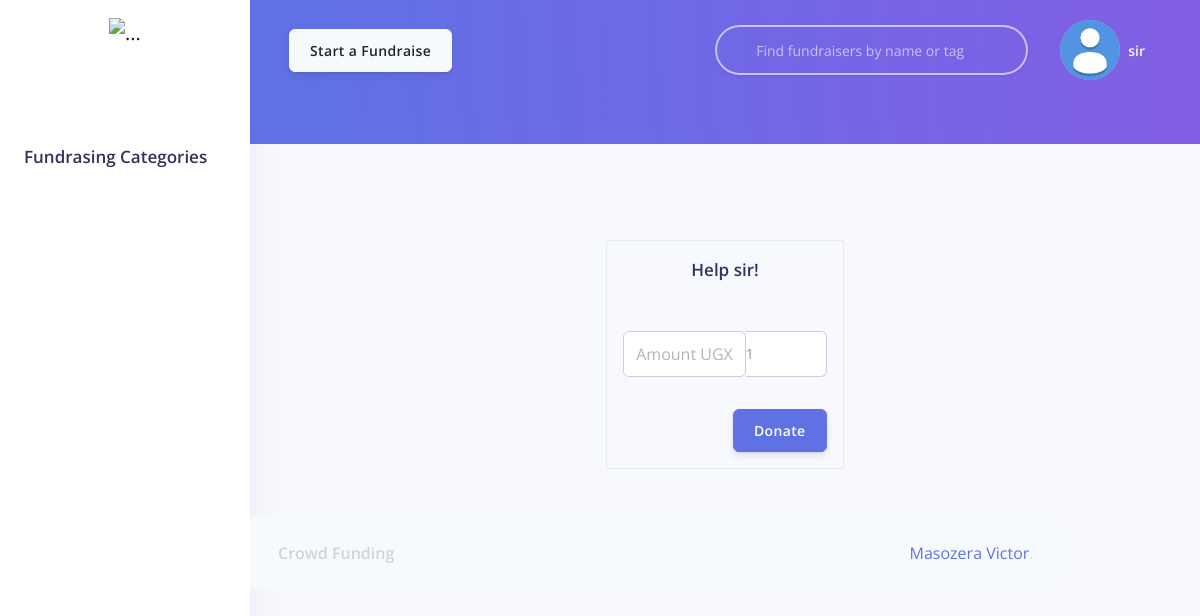
Screenshot of /campaign/1/donate (signed in) with the database file from the repository.
### user/models.py (models this page shows, shortened)
class User (AbstractBaseUser, PermissionsMixin):
    email = models.EmailField(
        max_length=255, verbose_name='email', unique=True)
    is_admin = models.BooleanField(default=False)
    is_staff = models.BooleanField(default=False)
    is_active = models.BooleanField(default=False)
    last_login = models.DateTimeField(
        blank=True, null=True, verbose_name='last login')
    date_joined = models.DateTimeField(auto_now_add=True)
    first_name = models.CharField(max_length=20, verbose_name='first name')
    last_name = models.CharField(
        max_length=20, default='',  verbose_name='last name')
    phone = models.CharField(max_length=15,  verbose_name='phone')
    avatar = models.ImageField(
        upload_to="profile_images", verbose_name='profile picture', default='profile_images/default-pic.jpeg')
    country = models.CharField(
        max_length=20, blank=True, default='',  verbose_name='country')
    birthdate = models.DateField(
        blank=True, null=True, verbose_name='birthdate')
    fb_account = models.URLField(blank=True)
    USERNAME_FIELD = 'email'
    REQUIRED_FIELDS = ['first_name']
    EMAIL_FIELD = 'email'
    objects = UserManager()
    def __str__(self):
        return str(self.first_name + ' ' + self.last_name)

### campaign/models.py (models this page shows, shortened)
class Campaign(models.Model):
    title = models.CharField(max_length=50)
    details = models.TextField(max_length=2000)
    target = models.PositiveIntegerField()
    start_date = models.DateTimeField(default=timezone.now)
    end_date = models.DateTimeField(default=in_fourteen_days)
    creation_date = models.DateTimeField(default=timezone.now)
    is_featured = models.BooleanField(default=False)
    creator = models.ForeignKey(
        User, on_delete=models.CASCADE, default=None, related_name="campaigns")
    category = models.ForeignKey(Category, on_delete=models.PROTECT)
    tags = TaggableManager(blank=True)
    comments = GenericRelation(Comment)
    errors = {}

### campaign/views/donation.py (the view, shortened to what this page needs)
# urls.py: path('<int:campaign_id>/donate', donation.donate, name='campaign_donate'),
@login_required
def donate(request, campaign_id):
    campaign = get_object_or_404(Campaign, pk=campaign_id)
    context = {"campaign": campaign}
    return render(request, 'campaign/donation.html', context)

### campaign/templates/campaign/donation.html (shortened to what this page needs)
{% extends 'layouts/base-categories.html'%}
{% load static %}
{% block content %}
    {% include 'includes/header.html' %}
    <div class="container m-auto p-3 mt-5 w-25 border">
        <form method="post" action="{% url 'campaign_donate' campaign.id %} ">
            <h3 class="text-center mb-5"> Help {{campaign.creator.first_name}}!</h3>
            <div class="input-group mb-3">
                <span class="input-group-text">Amount UGX</span>
                <input type="text" class="form-control" name="amount" aria-label="Amount (to the nearest dollar)" value="1">
            </div>
            <div class="d-flex flex-row-reverse">
                <button type="submit" class="btn btn-primary mt-3">Donate</button>
            </div>
        </form>
    </div>
{% endblock %}

### templates/includes/navigation.html (shortened to what this page needs)
 {% load static %}
    <nav class="navbar navbar-top navbar-expand-md navbar-dark" id="navbar-main">
      <div class="container-fluid">
        <div>
          <a href="{%url 'create_campaign' %}" class="btn btn-secondary">Start a Fundraise</a>
        </div>
        <form method="GET" autocomplete="off" action = "{% url 'campaign_search_all' %}"
        class="navbar-search navbar-search-dark form-inline mr-3 d-none d-md-flex ml-lg-auto">
          <div id="focusArea" class="form-group mb-0">
            <div class="search-area">
              <div class="input-group input-group-alternative">
                <div class="input-group-prepend">
                  <span class="input-group-text"><i class="fas fa-search"></i></span>
                </div>
                <input class="form-control" id="searchBar" name="key" placeholder="Find fundraisers by name or tag" type="text">
              </div>
            </div>
          </div>
        </form>
        {% if request.user.is_authenticated %}
        <ul class="navbar-nav mr-3 align-items-center d-none d-md-flex">
          <li class="nav-item dropdown">
            <a class="nav-link pr-0" href="#" role="button" data-toggle="dropdown" aria-haspopup="true" aria-expanded="false">
              <div class="media align-items-center">
                <span class="avatar avatar-sm rounded-circle">
                  <img alt="Image placeholder" src="{{request.user.avatar.url}}">
                </span>
                <div class="media-body ml-2 d-none d-lg-block">
                  <span class="mb-0 text-sm  font-weight-bold">
                    {{ request.user }}
                  </span>
                </div>
              </div>
            </a>
          </li>
        </ul>
        {% else %}
          <form action="{% url 'login' %}" >
            <input type="submit" value="Sign in" class="btn btn-outline-light btn-border"/>
          </form>
        {% endif %}
      </div>
    </nav>

### templates/includes/navigation.html (style rules this page uses)
.search-area { position: relative; z-index: 1; }

### rows the page displays
User: user.avatar (placeholder picture), user "sir"
Campaign: creator.first_name "sir"
